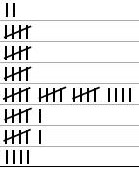
#> input picture crop7.jpg, 139 x 182 px
$ python p1.py
#> lines starting #> are read from the running program, lines starting #| are printed output that depends on the picture; after the words box and inside, x2 and y2 are one past the last pixel; in counts of white or black regions, pixels touching at a corner belong together
import cv2
import numpy as np
import matplotlib.pyplot as plt
import pandas as pd

inputImage = cv2.imread("crop7.jpg")
#> inputImage is the input picture: shape (182, 139, 3); min 0, max 255, mean 234.2
# dim = (1653,2339)
#inputImage = cv2.resize(inputImage, dim, interpolation = cv2.INTER_AREA)
# Store a copy for results:
inputCopy = inputImage.copy()

# Convert BGR to grayscale:
grayInput = cv2.cvtColor(inputImage, cv2.COLOR_BGR2GRAY)

# Set a lower and upper range for the threshold:
lowerThresh = 60 #This changes by image
upperThresh = 190 #This changes by image

# Get the lines mask:

def areaFilter(minArea, inputImage):
    # Perform an area filter on the binary blobs:
    componentsNumber, labeledImage, componentStats, componentCentroids = \
    cv2.connectedComponentsWithStats(inputImage, connectivity=4)

    # Get the indices/labels of the remaining components based on the area stat
    # (skip the background component at index 0)
    remainingComponentLabels = [i for i in range(1, componentsNumber) if componentStats[i][4] >= minArea]

    # Filter the labeled pixels based on the remaining labels,
    # assign pixel intensity to 255 (uint8) for the remaining pixels
    filteredImage = np.where(np.isin(labeledImage, remainingComponentLabels) == True, 255, 0).astype('uint8')

    return filteredImage

mask = cv2.inRange(grayInput, lowerThresh, upperThresh)
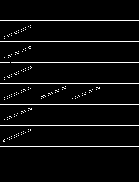
#> mask: shape (182, 139); 4.6% white in thin lines or dots, all inside (x1, y1, x2, y2) = (0, 20, 139, 147)
cv2.imshow("horizontal_line",mask)
cv2.waitKey(0)

minArea = 100
mask = areaFilter(minArea, mask)
#> in areaFilter, `componentsNumber, labeledImage, componentStats, componentCentroids = \..`:
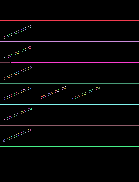
#> labeledImage: shape (182, 139) int32; 163 distinct labels, from 0 to 162; one colour per label, 0 black
#> in areaFilter, `componentsNumber, labeledImage, componentStats, componentCentroids = \..`: componentsNumber = 163; componentStats = 163 rows, first 6: [0, 0, 139, 182, 24143], [0, 20, 139, 1, 139], [30, 25, 1, 1, 1], [28, 26, 1, 1, 1], [25, 27, 1, 1, 1], [30, 27, 1, 1, 1]; componentCentroids = 163 pairs, first value 3.33 to 98.67, second value 20 to 146
#> in areaFilter, `remainingComponentLabels = [i for i in range(1, componentsNumber) if c..`: remainingComponentLabels = [1, 23, 41, 64, 121, 140, 162]
#> in areaFilter, `filteredImage = np.where(np.isin(labeledImage, remainingComponentLabel..`:
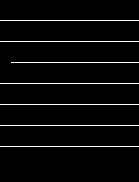
#> filteredImage: shape (182, 139); 3.8% white in thin lines or dots, all inside (x1, y1, x2, y2) = (0, 20, 139, 147)
cv2.imshow("horizontal_line",mask)
cv2.waitKey(0)

reducedImage = cv2.reduce(mask, 1, cv2.REDUCE_MAX)
#> reducedImage = 182 values, max 255 at index 20, min 0 at index 0, mean 9.81

# Find the big contours/blobs on the filtered image:
contours, hierarchy = cv2.findContours(mask, cv2.RETR_CCOMP, cv2.CHAIN_APPROX_SIMPLE)
#> contours = 7 contours, all with area under 20

# Store the lines here:
separatingLines = []

# We need some dimensions of the original image:
imageHeight = inputCopy.shape[0]
#> imageHeight = 182
imageWidth = inputCopy.shape[1]
#> imageWidth = 139

# Look for the outer bounding boxes:
for _, c in enumerate(contours):

    # Approximate the contour to a polygon:
    contoursPoly = cv2.approxPolyDP(c, 3, True)

    # Convert the polygon to a bounding rectangle:
    boundRect = cv2.boundingRect(contoursPoly)

    # Get the bounding rect's data:
    [x, y, w, h] = boundRect

    # Start point and end point:
    lineCenter = y + (0.5 * h)
    startPoint = (0,int(lineCenter))
    endPoint = (int(imageWidth), int(lineCenter))

    # Store the end point in list:
    separatingLines.append( endPoint )

    # Draw the line using the start and end points:
    color = (0, 255, 0)
    cv2.line(inputCopy, startPoint, endPoint, color, 2)

    # Show the image:
    cv2.imshow("inputCopy", inputCopy)
    cv2.waitKey(0)
#> this loop made 7 passes
#> (contoursPoly, boundRect, x, y, w, lineCenter, endPoint) on passes 1, 2, 3, 4, 6, 7: ([[0, 146], [138, 146]], (0, 146, 139, 1), 0, 146, 139, 146.5, (139, 146)), ([[0, 125], [138, 125]], (0, 125, 139, 1), 0, 125, 139, 125.5, (139, 125)), ([[0, 104], [138, 104]], (0, 104, 139, 1), 0, 104, 139, 104.5, (139, 104)), ([[0, 83], [138, 83]], (0, 83, 139, 1), 0, 83, 139, 83.5, (139, 83)), ([[0, 41], [138, 41]], (0, 41, 139, 1), 0, 41, 139, 41.5, (139, 41)), ([[0, 20], [138, 20]], (0, 20, 139, 1), 0, 20, 139, 20.5, (139, 20))
#> (contoursPoly, boundRect, x, y, w, lineCenter, startPoint, endPoint) on pass 5: ([[11, 62], [138, 62]], (11, 62, 128, 1), 11, 62, 128, 62.5, (0, 62), (139, 62))
#> pass 1, `cv2.imshow("inputCopy", inputCopy)`:
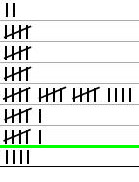
#> window 'inputCopy': shape (182, 139, 3); mean B, G, R 230.5, 234.7, 230.5
#> after the loop:
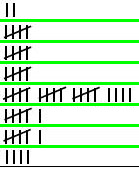
#> inputCopy: shape (182, 139, 3); 11.54% of pixels changed, all inside (x1, y1, x2, y2) = (0, 19, 139, 148)
#> after the loop, separatingLines = [(139, 146), (139, 125), (139, 104), (139, 83), (139, 62), (139, 41), (139, 20)]

# Sort the list based on ascending Y values:
separatingLines = sorted(separatingLines, key=lambda x: x[1])
#> separatingLines = [(139, 20), (139, 41), (139, 62), (139, 83), (139, 104), (139, 125), (139, 146)]

# The past processed vertical coordinate:
pastY = 0

# Crop the sections:
for i in range(len(separatingLines)):

    # Get the current line width and starting y:
    (sectionWidth, sectionHeight) = separatingLines[i]

    # Set the ROI:
    x = 0
    y = pastY
    cropWidth = sectionWidth
    cropHeight = sectionHeight - y

    # Crop the ROI:
    currentCrop = inputImage[y:y + cropHeight, x:x + cropWidth]

    #array.append(currentCrop)
    #plt.imsave('test1',array)

    cv2.imwrite(f'{i}' + ".jpg",currentCrop)
    #cv2.imshow(f'{i}' + ".jpg", currentCrop)
    #cv2.waitKey(0)

    # Set the next starting vertical coordinate:
    pastY = sectionHeight
#> this loop made 7 passes
#> (sectionHeight, y, cropHeight, pastY) on passes 1 to 7: (20, 0, 20, 20), (41, 20, 21, 41), (62, 41, 21, 62), (83, 62, 21, 83), (104, 83, 21, 104), (125, 104, 21, 125), (146, 125, 21, 146)
#> pass 1, `currentCrop = inputImage[y:y + cropHeight, x:x + cropWidth]`:
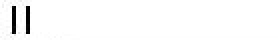
#> currentCrop: shape (20, 139, 3) (shown 2 times larger); min 0, max 255, mean 249.5

    ##################################

array=[]

#Create the image array like: array = ['0.jpg','1.jpg']
##print(len(separatingLines))

for i in range(0,len(separatingLines)):

    s1 ='.jpg'
    array.append(str(i)+s1)
#> this loop made 7 passes
#> after the loop, array = ['0.jpg', '1.jpg', '2.jpg', '3.jpg', '4.jpg', '5.jpg', '6.jpg']

print('Image Array :',(array))
#| Image Array : ['0.jpg', '1.jpg', '2.jpg', '3.jpg', '4.jpg', '5.jpg', '6.jpg']

img_array = []

#append the array
for i in range(len(array)):

    img_array.append(cv2.imread(array[i],0))

img = img_array[4]

#convert to gray image

#gray = cv2.cvtColor(img, cv2.COLOR_BGR2GRAY)

#convert to binary  image
#function to count the tally marks for one image
def count(img):

    ret, thresh = cv2.threshold(img, 200, 255, cv2.THRESH_BINARY_INV+cv2.THRESH_OTSU)

    #draw contours

    cnts, heir = cv2.findContours(thresh.copy(), cv2.RETR_EXTERNAL, cv2.CHAIN_APPROX_SIMPLE)

    img2 = img.copy()

    cv2.drawContours(img2, cnts, -1,(0,255,0),3)

    #print(len(cnts))

    array=[]
    def allPerimeter():

        for i in range(0,len(cnts)):
            array.append(cv2.arcLength(cnts[i],True))
        return array

    allPerimeter()

    array.sort()

    mid = (max(array)+min(array))/2

    def countTally():

        count = 0

        for i in range(0,len(array)):
            if array[i]<mid:
                count += 1
            else:
                count +=5
        return count;

    #print("Count :",countTally())
    return countTally();

array_count =[]

for i in range(0,len(img_array)):

    array_count.append(count(img_array[i]))
#> this loop made 7 passes
#> pass 2, in count (call 2), `ret, thresh = cv2.threshold(img, 200, 255, cv2.THRESH_BINARY_INV+cv2.T..`:
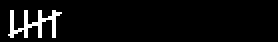
#> thresh: shape (21, 139) (shown 2 times larger); 5% white in thin lines or dots, all inside (x1, y1, x2, y2) = (4, 5, 31, 19)
#> after the loop, array_count = [10, 5, 5, 5, 19, 6, 6]

##print(array_count)

print('\n---- Frequency Table -----\n')

data = pd.DataFrame(array_count,columns=['Frequency'])
#> data = table of 7 rows and 1 columns

print(data)
#|    Frequency
#| 0         10
#| 1          5
#| 2          5
#| 3          5
#| 4         19
#| 5          6
#| 6          6
